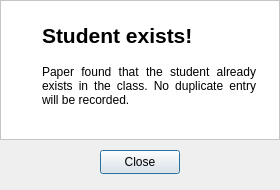
<?xml version="1.0" encoding="UTF-8"?>
<ui version="4.0">
 <class>duplicateStudentErrorDialog</class>
 <widget class="QDialog" name="duplicateStudentErrorDialog">
  <property name="geometry">
   <rect>
    <x>0</x>
    <y>0</y>
    <width>280</width>
    <height>190</height>
   </rect>
  </property>
  <property name="minimumSize">
   <size>
    <width>280</width>
    <height>190</height>
   </size>
  </property>
  <property name="maximumSize">
   <size>
    <width>280</width>
    <height>190</height>
   </size>
  </property>
  <property name="windowTitle">
   <string>Paper</string>
  </property>
  <property name="windowIcon">
   <iconset>
    <normaloff>../icons/icons8-origami-100.png</normaloff>../icons/icons8-origami-100.png</iconset>
  </property>
  <widget class="QFrame" name="frame">
   <property name="geometry">
    <rect>
     <x>0</x>
     <y>0</y>
     <width>280</width>
     <height>140</height>
    </rect>
   </property>
   <property name="styleSheet">
    <string notr="true">background-color: #FFF;</string>
   </property>
   <property name="frameShape">
    <enum>QFrame::StyledPanel</enum>
   </property>
   <property name="frameShadow">
    <enum>QFrame::Raised</enum>
   </property>
   <widget class="QWidget" name="horizontalLayoutWidget">
    <property name="geometry">
     <rect>
      <x>10</x>
      <y>10</y>
      <width>261</width>
      <height>121</height>
     </rect>
    </property>
    <layout class="QHBoxLayout" name="horizontalLayout">
     <property name="spacing">
      <number>10</number>
     </property>
     <property name="leftMargin">
      <number>5</number>
     </property>
     <property name="topMargin">
      <number>5</number>
     </property>
     <property name="rightMargin">
      <number>5</number>
     </property>
     <property name="bottomMargin">
      <number>5</number>
     </property>
     <item>
      <widget class="QLabel" name="label_2">
       <property name="maximumSize">
        <size>
         <width>60</width>
         <height>60</height>
        </size>
       </property>
       <property name="text">
        <string/>
       </property>
       <property name="pixmap">
        <pixmap>../drawables/icons8-id-not-verified-96.png</pixmap>
       </property>
       <property name="scaledContents">
        <bool>true</bool>
       </property>
      </widget>
     </item>
     <item>
      <layout class="QVBoxLayout" name="verticalLayout">
       <property name="spacing">
        <number>10</number>
       </property>
       <property name="leftMargin">
        <number>10</number>
       </property>
       <property name="topMargin">
        <number>10</number>
       </property>
       <property name="rightMargin">
        <number>10</number>
       </property>
       <property name="bottomMargin">
        <number>10</number>
       </property>
       <item>
        <widget class="QLabel" name="label_6">
         <property name="minimumSize">
          <size>
           <width>0</width>
           <height>0</height>
          </size>
         </property>
         <property name="maximumSize">
          <size>
           <width>16777215</width>
           <height>20</height>
          </size>
         </property>
         <property name="font">
          <font>
           <pointsize>16</pointsize>
           <bold>true</bold>
          </font>
         </property>
         <property name="text">
          <string>Student exists!</string>
         </property>
        </widget>
       </item>
       <item>
        <widget class="QLabel" name="label_3">
         <property name="maximumSize">
          <size>
           <width>16777215</width>
           <height>100</height>
          </size>
         </property>
         <property name="text">
          <string>Paper found that the student already exists in the class. No duplicate entry will be recorded.</string>
         </property>
         <property name="alignment">
          <set>Qt::AlignJustify|Qt::AlignVCenter</set>
         </property>
         <property name="wordWrap">
          <bool>true</bool>
         </property>
        </widget>
       </item>
      </layout>
     </item>
    </layout>
   </widget>
  </widget>
  <widget class="QPushButton" name="close_button">
   <property name="geometry">
    <rect>
     <x>100</x>
     <y>150</y>
     <width>80</width>
     <height>24</height>
    </rect>
   </property>
   <property name="text">
    <string>Close</string>
   </property>
  </widget>
 </widget>
 <resources/>
 <connections/>
</ui>
